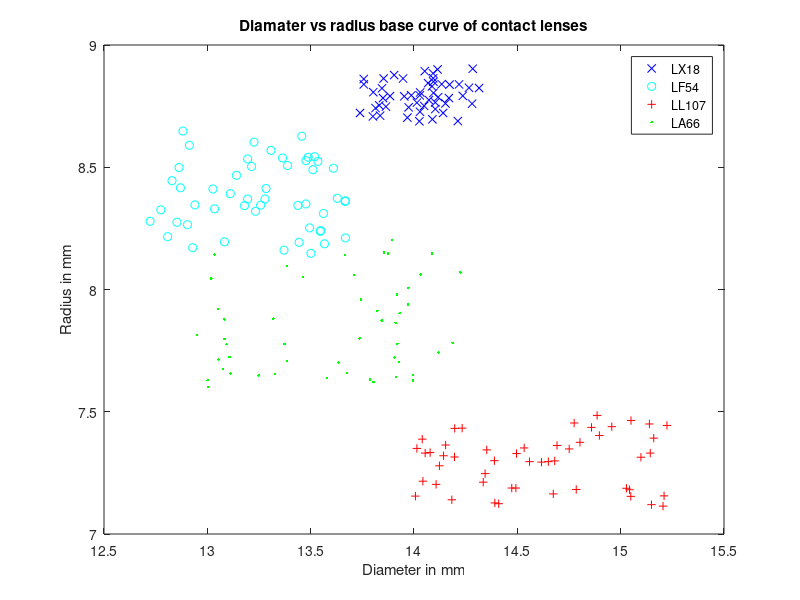

Here is the MATLAB script that generated this plot: (Note: this script raises an error after producing the figure.)
function[] = PS05_contactlens_hkolagan()
%%%%%%%%%%%%%%%%%%%%%%%%%%%%%%%%%%%%%%%%%%%%%%%%%%%%%%%%%%%%%%%%%%%%%%
% ENGR 132 
% Program Description 
%	Calls a statistics UDF from PS04 Problem 2 to determine mean and 
%   standard deviation for the contact lens measurements and calls the 
%   p-code to determine the acceptability of the lens designs.
%
% Function Call
% 	PS05_contactlens_hkolagan()
%
% Input Arguments
%	NONE
%
% Output Arguments
%	NONE
%
% Assigment Information
%   Assignment:    PS 05, Problem 1
%   Author:        Harith Kolaganti, hkolagan@purdue.edu
%  	Team ID:       005-12
%%%%%%%%%%%%%%%%%%%%%%%%%%%%%%%%%%%%%%%%%%%%%%%%%%%%%%%%%%%%%%%%%%%%%%

%% ____________________
%% INITIALIZATION
% 3. In the INTIALIZATION section, load all values that need to be 
% hardcoded in the function.
all_data = csvread('Data_contactlens.csv',2,0);
LX18rad = all_data(:,1);
LX18dia = all_data(:,2);
LF54rad = all_data(:,3);
LF54dia = all_data(:,4);
LL107rad = all_data(:,5);
LL107dia = all_data(:,6);
LA66rad = all_data(:,7);
LA66dia = all_data(:,8);

lens_18 = 'LX18';
lens_54 = 'LF54';
lens_107 = 'LL107';
lens_66 = 'LA66';

threshold = 0.02;
%% ____________________
%% LENS DESIGN PLOT
% 4. In the LENS DESIGN PLOT section, create a single plot with multiple 
% datasets on one figure window to show the diameter versus base curve 
% radius for each lens. Plot each lens design with a different color marker.
plot(LX18dia, LX18rad,'bx')
xlabel('Diameter in mm')
ylabel('Radius in mm')
title('Diamater vs radius base curve of contact lenses')
hold on;
plot(LF54dia, LF54rad,'co')
plot(LL107dia, LL107rad,'r+')
plot(LA66dia, LA66rad,'g.')
legend('LX18', 'LF54', 'LL107', 'LA66')


%% ____________________
%% FUNCTION CALLS
% a. Call your input-output stats UDF from PS04 to calculate the required 
% statistics for each lens parameter. Revise this function so that it does 
% not display anything to the Command Window.
[mean18rad, mean18dia, std18rad, std18dia] = PS04_stats_io_hkolagan(LX18rad, LX18dia);
[mean54rad, mean54dia, std54rad, std54dia] = PS04_stats_io_hkolagan(LF54rad, LF54dia);
[mean107rad, mean107dia, std107rad, std107dia] = PS04_stats_io_hkolagan(LL107rad, LL107dia);
[mean66rad, mean66dia, std66rad, std66dia] = PS04_stats_io_hkolagan(LA66rad, LA66dia);

% b. Call contactlens_decision.p using
% i. the appropriate lens design batch ID value, as a string variable
% ii. the calculated mean and standard deviation of both parameters for 
% each lens in the dataset
% iii. a threshold value of epsilon = 0.02.
[dec1] = PS09_contactlens_decision_hkolagan(lens_18, mean18rad, std18rad, mean18dia, std18dia, threshold);
[dec2] = PS09_contactlens_decision_hkolagan(lens_54, mean54rad, std54rad, mean54dia, std54dia, threshold);
[dec3] = PS09_contactlens_decision_hkolagan(lens_107, mean107rad, std107rad, mean107dia, std107dia, threshold);
[dec4] = PS09_contactlens_decision_hkolagan(lens_66, mean66rad, std66rad, mean66dia, std66dia, threshold);
%% ____________________
%% ANALYSIS 

%% -- Q1
% For an acceptable lens design, the values should be closer together
% because the ratio of the threshold vale and standard deviation should be
% very low, symbolzing a smaller range of values. For and unacceptable lens
% design, the values would span a longer range because the standard
% deviation will much higher in these type of designs. 


%% ____________________
%% ACADEMIC INTEGRITY STATEMENT
% I/We have not used source code obtained from any other unauthorized
% source, either modified or unmodified.  Neither have I/we provided
% access to my/our code to another. The project I/we am/are submitting
% is my/our own original work.
%